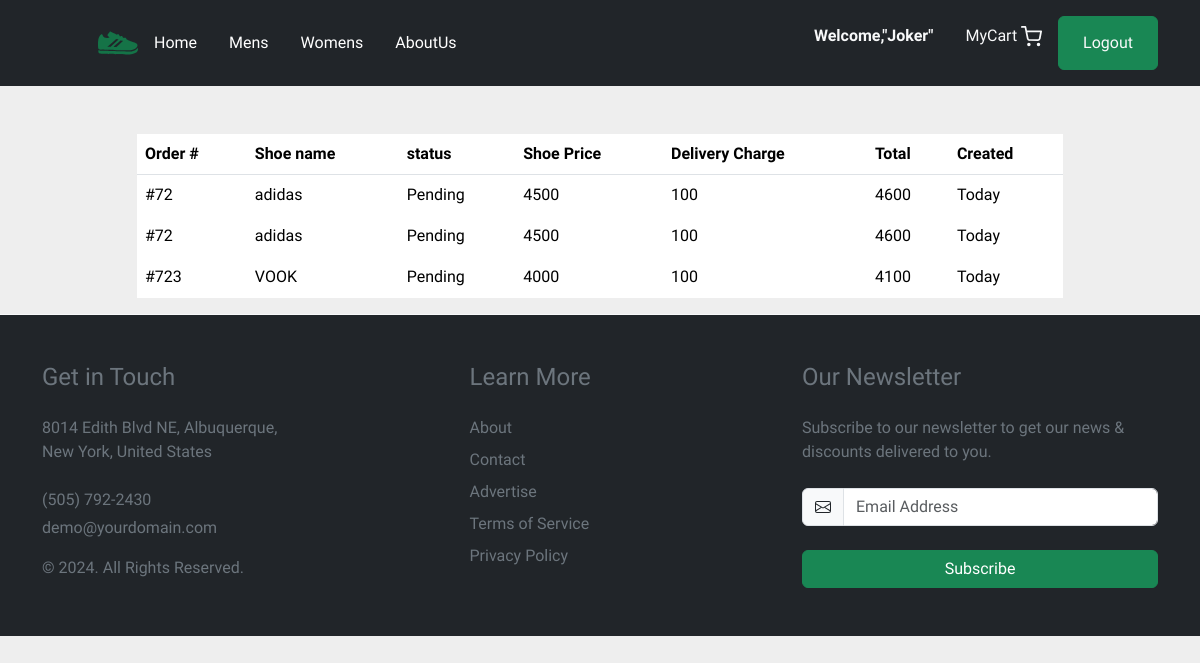
The app's page /order/ (signed in) with its own data.
### home/models.py (models this page shows, shortened)
class Order(models.Model):
    STATUS_CHOICES = [
        ('PENDING', 'Pending'),
        ('PROCESSING', 'Processing'),
        ('COMPLETED', 'Completed'),
        ('CANCELLED', 'Cancelled'),
    ]
    user = models.ForeignKey(User, on_delete=models.CASCADE)
    customer = models.ForeignKey(Customer, on_delete=models.CASCADE)
    Shoe = models.ForeignKey(Shoe, on_delete=models.CASCADE)
    quantity = models.PositiveIntegerField(default=1)
    order_at = models.DateTimeField(auto_now_add=True)
    status = models.CharField(max_length=20, choices=STATUS_CHOICES, default='PENDING')

class Shoe(models.Model):
    CATEGORY_CHOICES = [
        ('MENS', 'Mens'),
        ('WOMENS', 'Womens'),
    ]
    name = models.CharField(max_length=100)
    category = models.CharField(max_length=20, choices=CATEGORY_CHOICES)
    small_description=models.CharField(max_length=300)
    description=models.TextField()
    selling_price = models.IntegerField()
    discounted_price = models.IntegerField()
    shoe_image =models.ImageField(upload_to='shoe_images')  # As we are using image field we have to intall 'pillow'. And we have to Define MEDIA_URL in settings.py file so that all folder should save in media directory

### home/views.py (the view)
# urls.py: path('order/',views.order,name='order'),
def order(request):
    ord=Order.objects.filter(user=request.user)
    return render(request,'order.html',{'ord':ord})

### home/templates/order.html (shortened to what this page needs)
{% extends "basic.html" %}
{% block content %}
<div class="container mt-5">
    <div class="d-flex justify-content-center row">
        <div class="col-md-10">
            <div class="rounded">
                <div class="table-responsive table-borderless">
                    <table class="table">
                        <thead>
                            <tr>
                                <th>Order #</th>
                                <th>Shoe name</th>
                                <th>status</th>
                                <th>Shoe Price</th>
                                <th>Delivery Charge</th>
                                <th>Total</th>
                                <th>Created</th>
                            </tr>
                        </thead>
                        <tbody class="table-body">
                            {% for o in ord %}
                            <tr class="cell-1">
                                <td>#7{{o.Shoe.id}}</td>
                                <td>{{o.Shoe.name}}</td>
                                <td><span >Pending</span></td>
                                <td>{{o.Shoe.discounted_price}}</td>
                                <td>100</td>
                                <td>{{o.Shoe.discounted_price|add:100}}</td>
                                <td>Today</td>
                            </tr>
                            {% endfor %}
                        </tbody>
                    </table>
                </div>
            </div>
        </div>
    </div>
</div>
{% endblock content %}

### home/templates/basic.html (shortened to what this page needs)
<!DOCTYPE html>
{% load static %}
<html lang="en">
<head>
  <link rel="stylesheet" href="{% static 'css\all.min.css' %}">
  <link rel="stylesheet" href="{% static 'css\bootstrap.min.css' %}">
  <link rel="stylesheet" href="{% static 'css\main.css' %}">
</head>
<body>
  <header class="p-3 text-bg-dark">
    <div class="container">
      <div class="d-flex flex-wrap align-items-center justify-content-center justify-content-lg-start">
        <a href="/" class="d-flex align-items-center mb-2 mb-lg-0 text-white text-decoration-none">
          <svg class="bi mx-2" width="40" height="40" role="img" aria-label="Bootstrap">
            <img src="../static/images/sport-shoe-svgrepo-com.svg" height="40vh" width="40px">
          </svg>
        </a>
        <ul class="nav col-12 col-lg-auto me-lg-auto mb-2 justify-content-center mb-md-0">
          <li><a href="{% url 'home' %}" class="nav-link px-3 text-white">Home</a></li>
          <li><a href="{% url 'men' %}" class="nav-link px-3 text-white">Mens</a></li>
          <li><a href="{% url  'women' %}" class="nav-link px-3 text-white">Womens</a></li>
          <li><a href="{% url 'about' %}" class="nav-link px-3 text-white">AboutUs</a></li>
        </ul>
        <div class="text-end">
          <ul class="nav col-12 col-lg-auto me-lg-auto mb-2 justify-content-center mb-md-0">
            {% if request.user.is_authenticated %}
            <li class="nav-item active">
              <a class="nav-link link-light mr-3"
                href="{% url 'profile' %}"><b>Welcome,"{{user.first_name|title}}"</b></a>
            </li>
            <li class="nav-item">
              <a class="nav-link link-light mr-3" href="{% url 'viewcart' %}">MyCart
              </a>
            </li>
            <li class="nav-item">
              <button type="button"  class="btn btn-success px-2"><a class="nav-link link-light text-light"
                  href="{% url 'logout' %}">Logout</a></button>
            </li>
            {% endif %}
          </ul>
        </div>
      </div>
    </div>
  </header>
  {% block content %}{% endblock content%}
  <footer class="footer">
    <section class="bg-dark py-4 py-md-5 py-xl-8 border-top border-light">
      <div class="container overflow-hidden">
        <div class="row gy-4 gy-lg-0 justify-content-xl-between">
          <div class="col-12 col-md-4 col-lg-4 col-xl-3">
            <div class="widget">
              <h4 class="widget-title text-secondary mb-4">Get in Touch</h4>
              <address class="mb-4 text-secondary">8014 Edith Blvd NE, Albuquerque, New York, United States</address>
              <p class="mb-1">
                <a class="link-secondary text-decoration-none" href="tel:+15057922430">(505) 792-2430</a>
              </p>
              <p class="mb-0">
                <a class="link-secondary text-decoration-none" href="mailto:demo@yourdomain.com">demo@yourdomain.com</a>
              </p>
              <div class="copyright text-center text-md-start text-secondary mt-3">
                &copy; 2024. All Rights Reserved.
              </div>
            </div>
          </div>
          <div class="col-12 col-md-4 col-lg-4 col-xl-2">
            <div class="widget">
              <h4 class="widget-title text-secondary mb-4">Learn More</h4>
              <ul class="list-unstyled">
                <li class="mb-2">
                  <a href="#!" class="link-secondary text-decoration-none">About</a>
                </li>
                <li class="mb-2">
                  <a href="#!" class="link-secondary text-decoration-none">Contact</a>
                </li>
                <li class="mb-2">
                  <a href="#!" class="link-secondary text-decoration-none">Advertise</a>
                </li>
                <li class="mb-2">
                  <a href="#!" class="link-secondary text-decoration-none">Terms of Service</a>
                </li>
                <li class="mb-0">
                  <a href="#!" class="link-secondary text-decoration-none">Privacy Policy</a>
                </li>
              </ul>
            </div>
          </div>
          <div class="col-12 col-lg-4 col-md-4 col-xl-4">
            <div class="widget">
              <h4 class="widget-title text-secondary mb-4">Our Newsletter</h4>
              <p class="mb-4 text-secondary">Subscribe to our newsletter to get our news & discounts delivered to you.</p>
              <form action="#!">
                <div class="row gy-4">
                  <div class="col-12">
                    <div class="input-group">
                      <span class="input-group-text" id="email-newsletter-addon">
                      </span>
                      <input type="email" class="form-control" id="email-newsletter" value=""
                        placeholder="Email Address" aria-label="email-newsletter"
                        aria-describedby="email-newsletter-addon" required>
                    </div>
                  </div>
                  <div class="col-12">
                    <div class="d-grid">
                      <button class="btn btn-success" type="submit">Subscribe</button>
                    </div>
                  </div>
                </div>
              </form>
            </div>
          </div>
        </div>
      </div>
    </section>
</body>
</html>

### home/templates/order.html (style rules this page uses)
body { background: #eee; font-family: Assistant, sans-serif; }
.cell-1 { border-collapse: separate; border-spacing: 0 4em; background: #fff; border-bottom: 5px solid transparent; background-clip: padding-box; }
thead { background: #dddcdc; }

### records on screen
Order: Shoe.id "2", Shoe.name "adidas", Shoe.discounted_price "4500", Shoe.discounted_price|add "4600"
Order: Shoe.id "2", Shoe.name "adidas", Shoe.discounted_price "4500", Shoe.discounted_price|add "4600"
Order: Shoe.id "23", Shoe.name "VOOK", Shoe.discounted_price "4000", Shoe.discounted_price|add "4100"

### other values on screen
{{ user.first_name|title }} "Joker"
